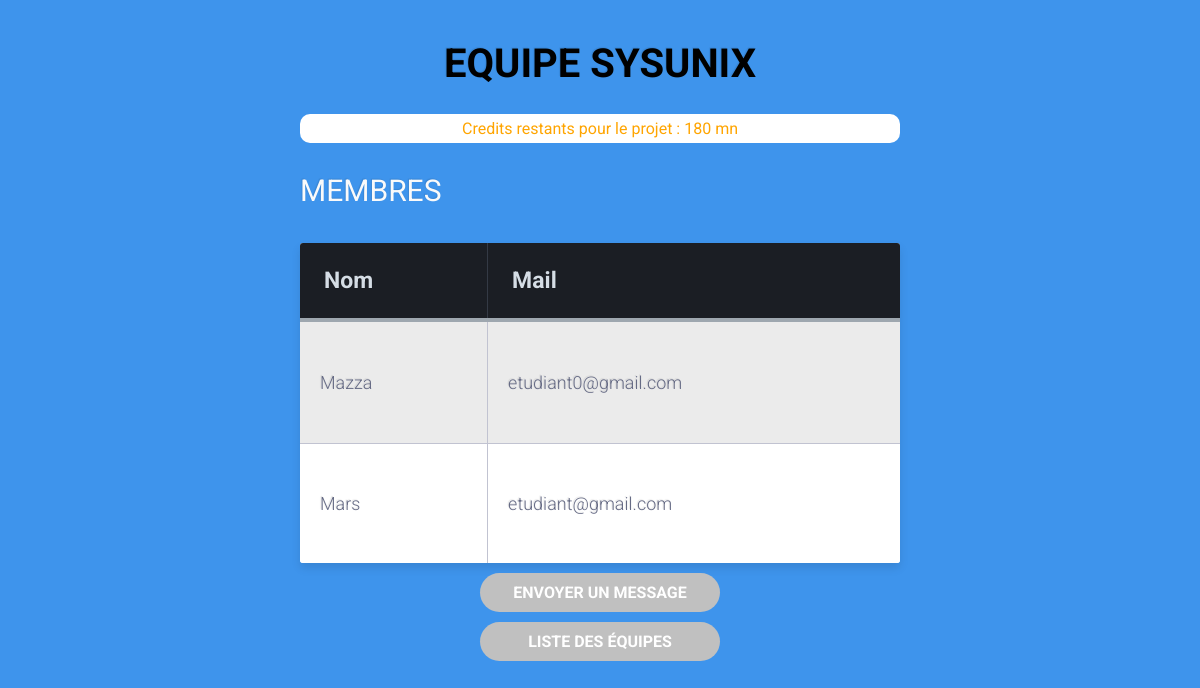
The app's page /equipe/1/2 (signed in) with its own data.
### ApplicationEPSI/models.py (models this page shows, shortened)
class Equipe(models.Model):
    Nom = models.CharField(max_length=100)
    Projet = models.ForeignKey('Projet',on_delete=models.CASCADE, null=True)
    Etudiants = models.ManyToManyField('Etudiant', null=True)

class Projet(models.Model):
    Nom = models.CharField(max_length=100)
    Intervenant = models.ForeignKey('Intervenant',on_delete=models.CASCADE, null=True)
    TempsSoutienRestant = models.CharField(max_length=100, null=True)

class Etudiant(models.Model):
    Nom   = models.CharField(max_length=100,null=True)
    Prenom   = models.CharField(max_length=100,null=True)
    Mail   = models.CharField(max_length=100,null=True)

### ApplicationEPSI/views.py (the view)
# urls.py: path('equipe/<int:idetudiant>/<int:idequipe>',  views.equipe, name='equipe'),
@login_required
def equipe(request, idetudiant, idequipe ):
    equipe = get_object_or_404(Equipe, id = idequipe)
    etudiant = get_object_or_404(Equipe, id = idetudiant)
    return render(request, 'ApplicationEPSI/equipe.html', {'equipe' : equipe, 'etudiant' : etudiant})

### ApplicationEPSI/templates/ApplicationEPSI/equipe.html (shortened to what this page needs)
<!DOCTYPE html>
<html lang="en" dir="ltr">
  <head>
  </head>
  <body>
    <div class="table-title">
      <h1>Equipe {{ equipe.Nom}}</h1>
      <span>Credits restants pour le projet : {{ equipe.Projet.TempsSoutienRestant}} mn</span>
      <h3>Membres</h3>
    </div>
      <table class="table-fill">
        <thead>
        <th>Nom</th>
        <th>Mail</th>
        </thead>
        <tbody>
        {% for membre in equipe.Etudiants.all %}
        <tr>
          <td>{{ membre.Nom}}</td>
          <td>{{ membre.Mail}}</td>
        </tr>
        {% empty %}
          <tr>
            <td>
            Aucun autre membre dans l'equipe
            </td>
          </tr>
        {% endfor %}
      </tbody>
      </table>
    <a class="btn message" href="{% url 'message' etudiant.id equipe.id %}">Envoyer un message</a>
    <a class="btn message" href="{% url 'homepageetudiant' etudiant.id  %}">Liste des équipes</a>
  </body>
</html>

### ApplicationEPSI/templates/ApplicationEPSI/equipe.html (style rules this page uses)
body { background-color: #3e94ec; font-family: "Roboto", helvetica, arial, sans-serif; font-size: 16px; font-weight: 400; text-rendering: optimizeLegibility; }
div.table-title { display: block; margin: auto; max-width: 600px; padding:5px; width: 100%; }
.table-title h1 { color: black; font-size: 40px; font-weight: bolder; font-style:normal; font-family: "Roboto", helvetica, arial, sans-serif; text-shadow: -1px -1px 1px rgba(0, 0, 0, 0.1); text-transform:uppercase; text-align: center; }
.table-title h3 { color: #fafafa; font-size: 30px; font-weight: 400; font-style:normal; font-family: "Roboto", helvetica, arial, sans-serif; text-shadow: -1px -1px 1px rgba(0, 0, 0, 0.1); text-transform:uppercase; }
span { text-align: center; width: 100%; color: orange; display: block; background: white; border-radius: 10px; padding: 5px 0 }
.table-fill { background: white; border-radius:3px; border-collapse: collapse; height: 320px; margin: auto; max-width: 600px; padding:5px; width: 100%; box-shadow: 0 5px 10px rgba(0, 0, 0, 0.1); animation: float 5s infinite; }
th { color:#D5DDE5;; background:#1b1e24; border-bottom:4px solid #9ea7af; border-right: 1px solid #343a45; font-size:23px; font-weight: bold; padding:24px; text-align:left; text-shadow: 0 1px 1px rgba(0, 0, 0, 0.1); vertical-align:middle; }
th:first-child { border-top-left-radius:3px; }
th:last-child { border-top-right-radius:3px; border-right:none; }
tr { border-top: 1px solid #C1C3D1; border-bottom-: 1px solid #C1C3D1; color:#666B85; font-size:16px; font-weight:normal; text-shadow: 0 1px 1px rgba(256, 256, 256, 0.1); }
tr:first-child { border-top:none; }
tr:last-child { border-bottom:none; }
tr:nth-child(odd) td { background:#EBEBEB; }
tr:last-child td:first-child { border-bottom-left-radius:3px; }
tr:last-child td:last-child { border-bottom-right-radius:3px; }
td { background:#FFFFFF; padding:20px; text-align:left; vertical-align:middle; font-weight:300; font-size:18px; text-shadow: -1px -1px 1px rgba(0, 0, 0, 0.1); border-right: 1px solid #C1C3D1; }
td:last-child { border-right: 0px; }
.btn { display: block; padding: 10px 20px; background: silver; text-align: center; color: white; font-family: "Roboto", helvetica, arial, sans-serif; font-weight: bold; text-decoration: none; text-transform: uppercase; border-radius: 20px; }
.btn.message { width: 200px; margin: 10px auto; }

### records on screen
Equipe: Nom "SYSUNIX", Projet.TempsSoutienRestant "180"
Etudiant: Nom "Mazza", Mail "etudiant0@gmail.com"
Etudiant: Nom "Mars", Mail "etudiant@gmail.com"
